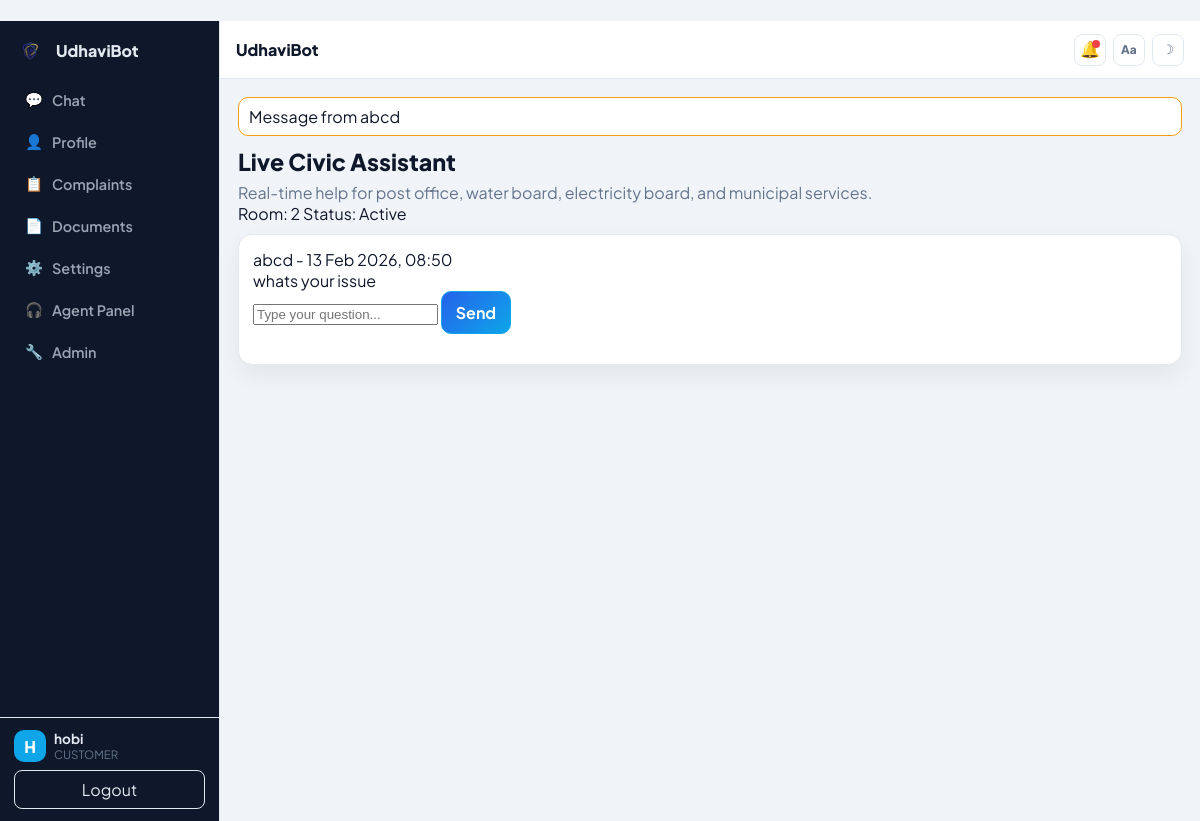
The app's page /chat/live/ (signed in) with its own data.
### users/models.py (models this page shows)
class User(AbstractUser):
    ROLE_CHOICES = (
        ("CUSTOMER", "Customer"),
        ("ADMIN", "Admin"),
    )
    role = models.CharField(max_length=20, choices=ROLE_CHOICES, default="CUSTOMER")
    phone = models.CharField(max_length=15, blank=True, null=True)
    govt_id = models.CharField(max_length=40, unique=True, blank=True, null=True)
    def __str__(self):
        return self.username

### chat/models.py (models this page shows, shortened)
class Message(models.Model):
    room = models.ForeignKey(
        ChatRoom,
        on_delete=models.CASCADE,
        related_name="messages"
    )
    sender = models.ForeignKey(
        User,
        on_delete=models.CASCADE,
        related_name="sent_messages"
    )
    text = models.TextField()
    file = models.FileField(
        upload_to='chat_files/',
        null=True,
        blank=True
    )
    is_read = models.BooleanField(default=False)
    timestamp = models.DateTimeField(auto_now_add=True)
    def __str__(self):
        return f"Message from {self.sender}"

class ChatRoom(models.Model):
    participants = models.ManyToManyField(
        User,
        related_name="chat_rooms"
    )
    created_at = models.DateTimeField(auto_now_add=True)
    is_closed = models.BooleanField(default=False)

### chat/views.py (the view)
# urls.py: path('live/', live_chat_view, name='live-chat'),
@login_required
def live_chat_view(request):
    room = (
        ChatRoom.objects
        .filter(participants=request.user, is_closed=False, ticket__isnull=True)
        .order_by("-created_at")
        .first()
    )
    if room is None:
        room = ChatRoom.objects.create(is_closed=False)
        room.participants.add(request.user)
    if room.messages.count() == 0:
        create_bot_reply(room=room, ticket=None, customer_message="hello")
    messages_qs = room.messages.select_related("sender").order_by("timestamp")
    return render(
        request,
        "chat/live_chat.html",
        {
            "room": room,
            "messages": messages_qs,
        },
    )

### civic/templatetags/ui_lang.py (called while the page is built)
@register.simple_tag(takes_context=True)
def ui_lang(context):
    request = context.get("request")
    if not request:
        return "en"
    lang = request.session.get("preferred_language")
    if lang:
        return lang
    user = getattr(request, "user", None)
    if user and getattr(user, "is_authenticated", False):
        profile = getattr(user, "profile", None)
        if profile and getattr(profile, "language", None):
            return profile.language
    return "en"

### notifications/context_processors.py (called while the page is built, shortened)
def civic_notifications(request):
    if not request.user.is_authenticated:
        return {"notif_count": 0, "notif_items": [], "sidebar_sessions": []}
    qs = CivicNotification.objects.filter(user=request.user).order_by("-created_at")
    sessions = (
        ChatSession.objects.filter(user=request.user)
        .order_by("-updated_at")
        .only("id", "status", "updated_at", "service_id", "complaint_tracking_id")[:5]
    )
    sidebar_sessions = []
    return {
        "notif_count": qs.filter(is_read=False).count(),
        "unread_notification_count": qs.filter(is_read=False).count(),
        "open_complaint_count": Complaint.objects.filter(
            created_by=request.user,
            status__in=["open", "in_progress"],
        ).count(),
        "notif_items": qs[:5],
        "sidebar_sessions": sidebar_sessions,
    }

### chat/templates/chat/live_chat.html (shortened to what this page needs)
﻿{% extends "base.html" %}
{% block content %}
<section class="fade-in">
    <div class="page-hero">
        <div>
            <h1 class="page-title">Live Civic Assistant</h1>
            <p class="page-subtitle">Real-time help for post office, water board, electricity board, and municipal services.</p>
        </div>
        <div class="stats-row">
            <span class="stat-chip">Room: {{ room.id }}</span>
            <span class="stat-chip">Status: {% if room.is_closed %}Closed{% else %}Active{% endif %}</span>
        </div>
    </div>
    <div class="card">
        <div class="card-body">
            <div id="chat-box" class="chat-box">
                {% for msg in messages %}
                    <article class="msg {% if msg.sender == request.user %}msg-self{% endif %}">
                        <div class="msg-meta">{{ msg.sender.username }} - {{ msg.timestamp|date:"d M Y, H:i" }}</div>
                        <div>{{ msg.text }}</div>
                    </article>
                {% empty %}
                    <div class="ticket-meta">No messages yet. Start chatting with the assistant.</div>
                {% endfor %}
            </div>
            {% if room.is_closed %}
                <p class="meta-link">This chat room is closed.</p>
            {% else %}
                <form id="chat-form" class="chat-form">
                    <input id="message-input" type="text" name="message" placeholder="Type your question..." required>
                    <button class="btn btn-primary" type="submit">Send</button>
                </form>
            {% endif %}
        </div>
    </div>
</section>
{% endblock %}

### tickets/templates/base.html (shortened to what this page needs)
{% load static ui_lang %}
<!DOCTYPE html>
<html lang="{% ui_lang %}" data-ui-lang="{% ui_lang %}">
<head>
  <link rel="stylesheet" href="{% static 'tickets/styles.css' %}?v=20260326b">
</head>
<body>
  <div class="app-shell">
    <aside class="sidebar">
      <div class="sidebar-top">
        <a href="{% url 'civic-landing' %}" class="sidebar-brand">
          <img class="brand-logo-img" src="{% static 'civic/udhavibot-logo.png' %}" alt="UdhaviBot logo">
          <span>UdhaviBot</span>
        </a>
        <nav class="sidebar-nav nav-links">
          <a href="{% url 'civic-chat' %}" class="nav-item {% if request.resolver_match.url_name == 'civic-chat' or request.resolver_match.url_name == 'civic-landing' %}active{% endif %}">
            <span class="nav-icon">&#128172;</span><span>Chat</span>
          </a>
          <a href="{% url 'civic-profile' %}" class="nav-item {% if request.resolver_match.url_name == 'civic-profile' %}active{% endif %}">
            <span class="nav-icon">&#128100;</span><span>Profile</span>
          </a>
          <a href="{% url 'civic-profile' %}#complaints" class="nav-item">
            <span class="nav-icon">&#128203;</span><span>Complaints</span>
          </a>
          <a href="{% url 'civic-profile' %}#documents" class="nav-item">
            <span class="nav-icon">&#128196;</span><span>Documents</span>
          </a>
          <a href="{% url 'civic-settings' %}" class="nav-item {% if request.resolver_match.url_name == 'civic-settings' %}active{% endif %}">
            <span class="nav-icon">&#9881;</span><span>Settings</span>
          </a>
          {% if request.user.is_authenticated %}
            {% if request.user.is_staff or request.user.groups.all|length > 0 or request.user.role == 'ADMIN' %}
              <a href="{% url 'agent-dashboard' %}" class="nav-item {% if request.resolver_match.url_name == 'agent-dashboard' %}active{% endif %}">
                <span class="nav-icon">&#127911;</span><span>Agent Panel</span>
              </a>
            {% endif %}
            {% if request.user.is_staff or request.user.is_superuser or request.user.role == 'ADMIN' %}
              <a href="/admin/" class="nav-item"><span class="nav-icon">&#128295;</span><span>Admin</span></a>
            {% endif %}
          {% endif %}
        </nav>
      </div>
      <div class="sidebar-bottom">
        {% if request.user.is_authenticated %}
          <div class="user-box">
            <span class="user-avatar">{{ request.user.username|first|upper }}</span>
            <div>
              <div class="user-name">{{ request.user.username }}</div>
              <div class="user-role">{{ request.user.role }}</div>
            </div>
          </div>
          <a href="{% url 'logout' %}" class="logout-link">Logout</a>
        {% else %}
          <a href="{% url 'login' %}" class="logout-link">Login</a>
          <a href="{% url 'register' %}" class="logout-link">Register</a>
        {% endif %}
      </div>
    </aside>
    <main class="main">
      <header class="main-topbar">
        <div class="main-topbar-title">{% block topbar_title %}UdhaviBot{% endblock %}</div>
        <div class="main-topbar-actions topbar-actions">
          {% if request.user.is_authenticated %}
            <div class="notif-wrap">
              <a href="#" id="global-notif-link" class="notif-link tbtn icon-only" aria-label="Notifications" aria-haspopup="true" aria-expanded="false">
                <span class="notif-bell">&#128276;</span>
                {% if notif_count > 0 %}
                  <span class="notif-dot" aria-hidden="true"></span>
                {% endif %}
              </a>
            </div>
          {% endif %}
          <button id="text-size-toggle" class="theme-toggle tbtn icon-only" type="button" aria-label="Toggle large text">Aa</button>
          <button id="theme-toggle" class="theme-toggle tbtn icon-only" type="button" aria-label="Toggle dark mode">&#9789;</button>
        </div>
      </header>
      <section class="main-content">
        {% if messages %}
          <div class="alerts">
            {% for message in messages %}
              <div class="alert">{{ message }}</div>
            {% endfor %}
          </div>
        {% endif %}
        {% block content %}{% endblock %}
      </section>
    </main>
  </div>
</body>
</html>

### records on screen
User: user.username|first "H", user.username "hobi", user.role "CUSTOMER"
Message: sender.username "Message from abcd", sender.username "abcd", timestamp "13 Feb 2026, 08:50", text "whats your issue"
ChatRoom: id "2"
